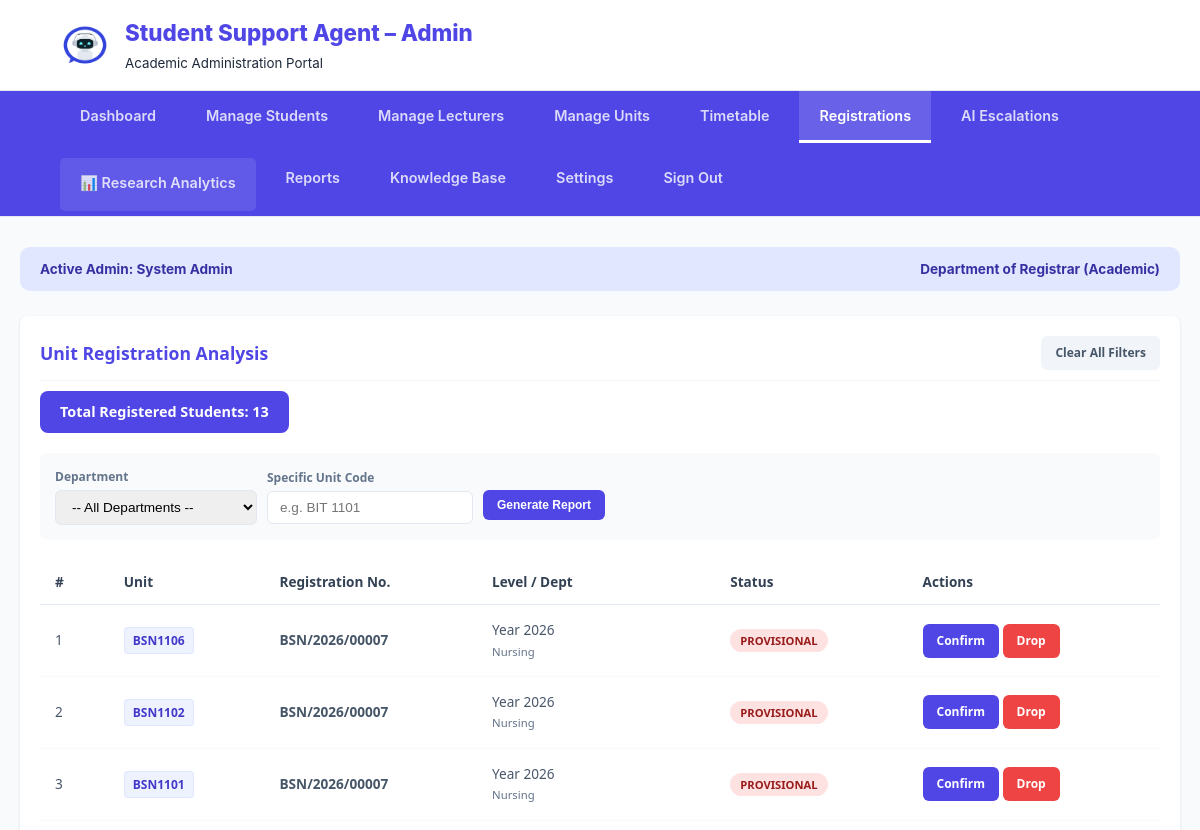
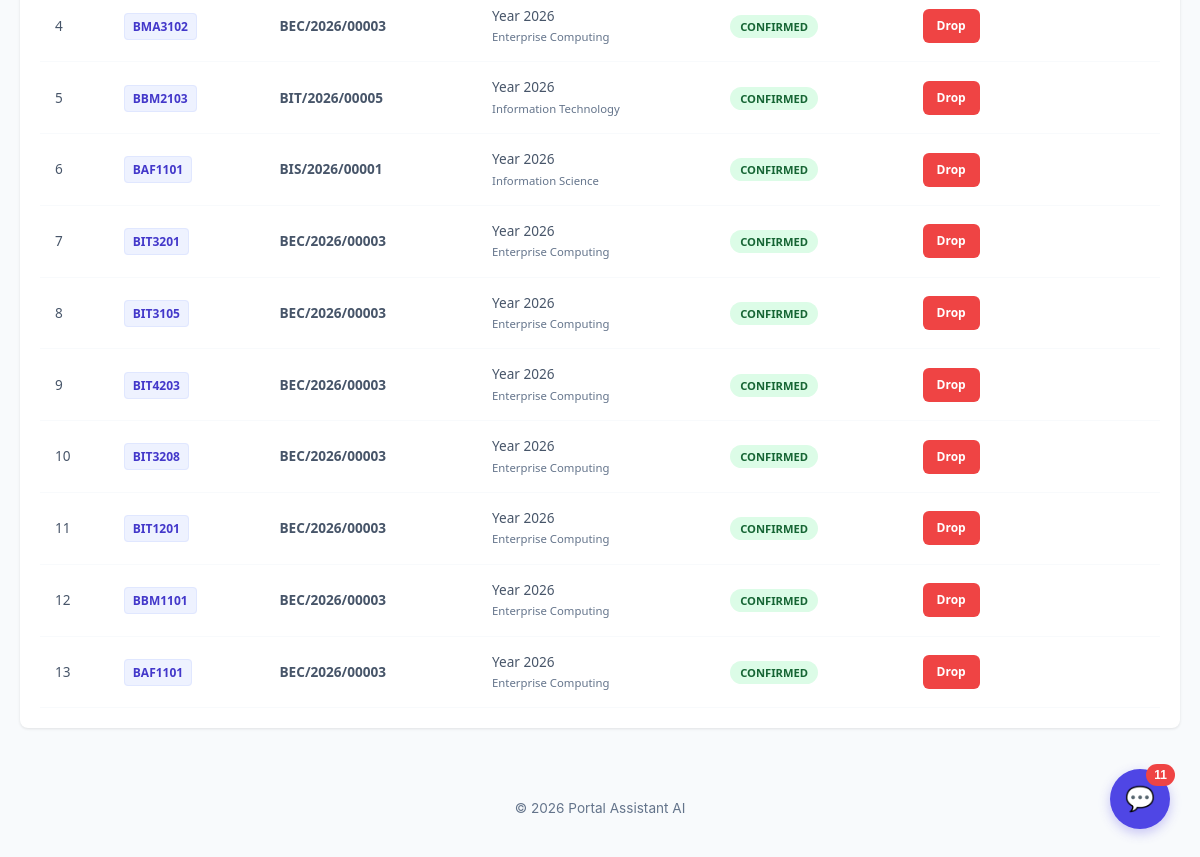
The app's page /Admin/Admin-index.php?section=registrations (signed in), older data (2 pictures, top to bottom).
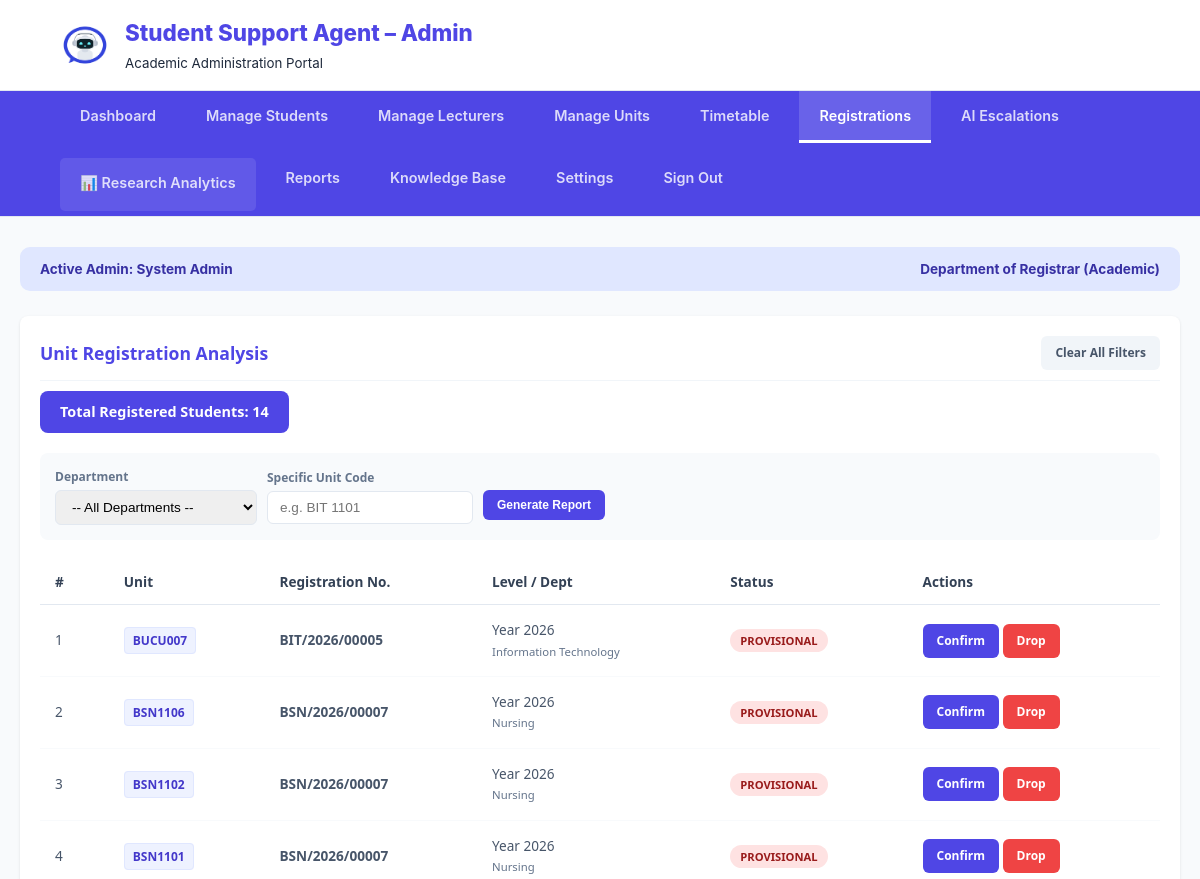
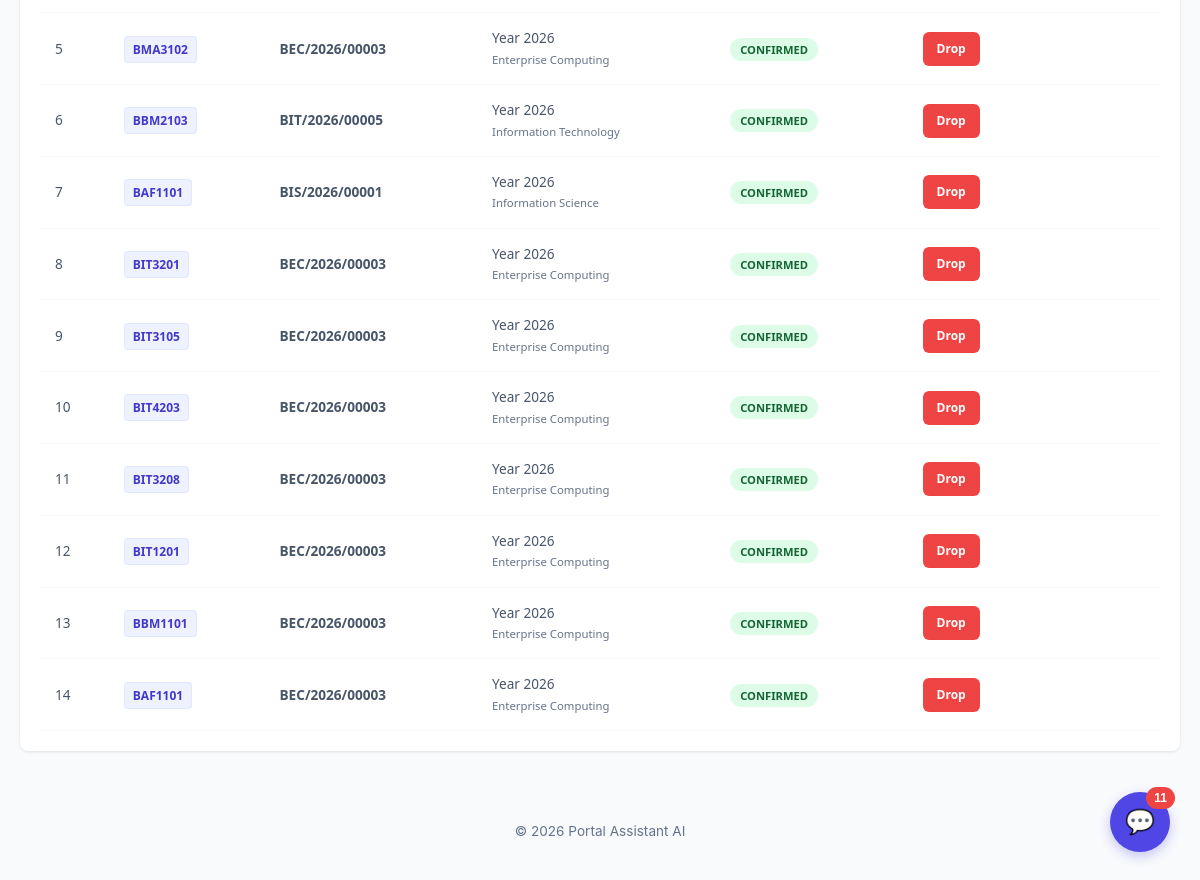
The same page, newer data (2 pictures, top to bottom).
### tables this page shows
CREATE TABLE `registered_courses` (
  `id` int(11) NOT NULL,
  `student_reg_no` varchar(30) NOT NULL,
  `unit_code` varchar(20) NOT NULL,
  `department` varchar(100) DEFAULT NULL,
  `exam_type` varchar(30) NOT NULL,
  `class_group` varchar(20) NOT NULL,
  `semester` varchar(20) NOT NULL,
  `academic_year` varchar(10) NOT NULL,
  `status` enum('Provisional','Confirmed') DEFAULT 'Provisional',
  `registered_at` timestamp NOT NULL DEFAULT current_timestamp()
);

### Admin/view_registrations.php (the view, shortened to what this page needs)
<?php
$where_clause = "WHERE 1=1";
$selected_dept = isset($_POST['dept_filter']) ? mysqli_real_escape_string($conn, $_POST['dept_filter']) : "";
$selected_unit = isset($_POST['unit_filter']) ? mysqli_real_escape_string($conn, $_POST['unit_filter']) : "";
$query = "SELECT * FROM registered_courses $where_clause ORDER BY registered_at DESC";
$result = mysqli_query($conn, $query);
$total_students = mysqli_num_rows($result);
?>
<div class="master-plan-container">
    <div class="plan-header">
        <h2>Unit Registration Analysis</h2>
        <a href="Admin-index.php?section=registrations" class="btn-action" style="background: #f1f5f9; color: #475569;">Clear All Filters</a>
    </div>
    <div class="summary-counter">
        <?php
            if(!empty($selected_dept) || !empty($selected_unit)){
                echo "Found " . $total_students . " student(s) matching your filters.";
            } else {
                echo "Total Registered Students: " . $total_students;
            }
        ?>
    </div>
    <form method="POST" class="filter-bar">
        <div style="display:flex; flex-direction:column; gap:4px;">
            <label style="font-size: 0.75rem; font-weight:700; color:#64748b;">Department</label>
            <select name="dept_filter" class="filter-input">
                <option value="">-- All Departments --</option>
            </select>
        </div>
        <div style="display:flex; flex-direction:column; gap:4px;">
            <label style="font-size: 0.75rem; font-weight:700; color:#64748b;">Specific Unit Code</label>
            <input type="text" name="unit_filter" placeholder="e.g. BIT 1101" class="filter-input" value="<?php echo htmlspecialchars($selected_unit); ?>">
        </div>
        <button type="submit" name="filter_reg" class="btn-action btn-confirm" style="margin-top: 18px;">Generate Report</button>
    </form>
    <table class="workload-table">
        <thead>
            <tr>
                <th>#</th>
                <th>Unit</th>
                <th>Registration No.</th>
                <th>Level / Dept</th>
                <th>Status</th>
                <th>Actions</th>
            </tr>
        </thead>
        <tbody>
            <?php if($total_students > 0): $count = 1; ?>
                <?php while($row = mysqli_fetch_assoc($result)): ?>
                <tr>
                    <td><?php echo $count++; ?></td>
                    <td><span class="unit-badge"><?php echo htmlspecialchars($row['unit_code']); ?></span></td>
                    <td style="font-weight: 600;"><?php echo htmlspecialchars($row['student_reg_no']); ?></td>
                    <td>
                        <span style="display:block; font-weight: 500;">Year <?php echo $row['academic_year']; ?></span>
                        <small style="color:#64748b;"><?php echo htmlspecialchars($row['department']); ?></small>
                    </td>
                    <td><span class="status-tag <?php echo strtolower($row['status']); ?>"><?php echo $row['status']; ?></span></td>
                    <td>
                        <?php if($row['status'] == 'Provisional'): ?>
                            <a href="Admin-index.php?section=registrations&action=confirm&reg_id=<?php echo $row['id']; ?>" class="btn-action btn-confirm">Confirm</a>
                        <?php endif; ?>
                        <a href="Admin-index.php?section=registrations&action=drop&reg_id=<?php echo $row['id']; ?>" class="btn-action btn-drop" onclick="return confirm('Drop student?')">Drop</a>
                    </td>
                </tr>
                <?php endwhile; ?>
            <?php else: ?>
                <tr><td colspan="6" style="text-align:center; padding: 40px; color: #94a3b8;">No students found for this department/unit combination.</td></tr>
            <?php endif; ?>
        </tbody>
    </table>
</div>

Row changes from the older to the newer data that the page shows:
added registered_courses: unit_code "BUCU007", student_reg_no "BIT/2026/00005", academic_year "2026", department "Information Technology", status "PROVISIONAL"
Text that changed along with them:
$total_students: "13" → "14"
